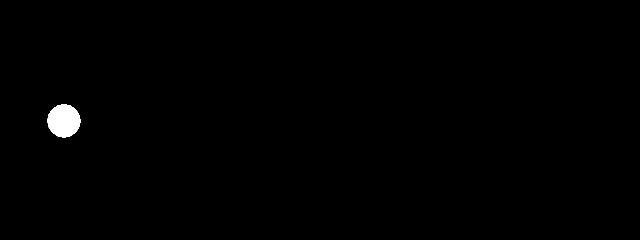
Frame 1 (no input)
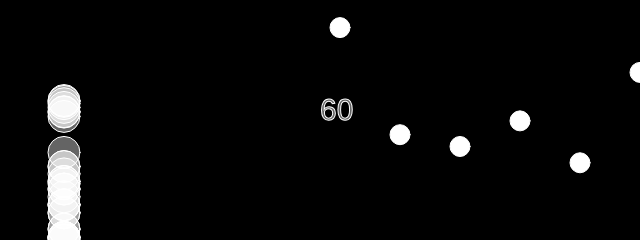
Frame 60 (no input)
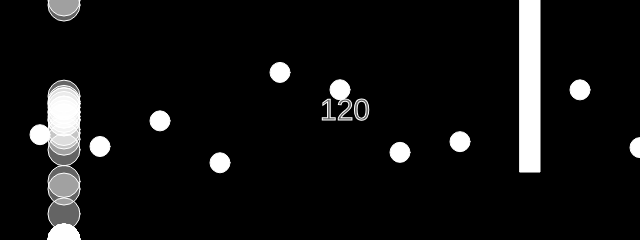
Frame 120 (the mouse pressed at the canvas centre since frame 60)

The p5.js sketch that drew these frames (run headless with seeded random() and noise() and a simulated clock; from frame 60 on, the mouse is pressed at the canvas centre):

// p5.js sketch
// ── sketch.js
// Daniel Shiffman
// http://codingtra.in
// http://patreon.com/codingtrain
// Code for: https://youtu.be/cXgA1d_E-jY&


var bird;
var birds = [];
var pipes = [];
var coins = [];
var oneNum = [];
var proArr = [];
var weightArr = [];
var temp = [];
var maxOne = 0;
var maxIndex = 0;
var weightSum = 0;
var maxPoint = 0;
var maxPointIndex = 0;
var j = 0;
var k = 0;
// var mapPipe = [];
var index;

var count = 0;

var randP;
var testset = 10;
/////////////////////////////////////////////////////////
var birdNum = 30;
var birdLength = 10000;
// 建立二維陣列 solutionNum  鳥->【10】 基因->【1000】
var solutionNum = new Array(birdNum);

var flag = 0;
for (let i = 0 ; i < birdNum ; i++) {
  solutionNum[i] = new Array(birdLength);
}
// 初始1數量
for (let i = 0; i < birdNum; i++)
{
  oneNum[i] = 0;
}

var slider;

function setup() {
  frameRate(60);
  createCanvas(640, 240);
  for (let i = 0; i < birdNum; i++)
  {
    birds[i] = new Bird(i);
  }
  // 創造十組 基因
  for (var ii = 0; ii < birdNum; ii++)
  {
    for (var jj = 0; jj < birdLength; jj++)
    {
      solutionNum[ii][jj] = getRandom(0, 2);
    }
    birds[ii].path(solutionNum[ii]);
    
  }

  // pipes.push(new Pipe());
  slider = createSlider(1, 50, 1);
  textSize(30);
  textAlign();
}

var pipeScore = [];
for (let birdIndex = 0; birdIndex < birdNum; birdIndex++)
{
  pipeScore[birdIndex] = 0;
}

var savedBirds = [];
var savedtemp = [];
var saveIndex = 0;
var countTime = 0;
var iteration = 0;
var st = 0;
var st2 = 0;
/////////////////////////////////////////////////////////////////////// draw ///////////////////////////////////////////////////////////////////////////////////////////////
function draw() {
  background(0);

  for (let n = 0; n < slider.value(); n++)
  {
    
    countTime++;
    text(countTime, width / 2, height / 2);
  
    for (var i = pipes.length-1; i >= 0; i--) {
      pipes[i].update();
      // st = 0;
      for (let birdIndex = birds.length - 1; birdIndex >= 0; birdIndex--)
      {   
        if (pipes[i].hits(birds[birdIndex]) || countTime == birdLength)
        // if (pipes[i].hits(bird) || countTime == birdLength)
        {
          birds[birdIndex].passPoint(countTime);
          // savedtemp[st] = birdIndex;
          // console.log(st);
          savedtemp[st2] = birds[birdIndex].indexBird;
          // console.log(savedtemp[st2]);
          savedBirds.push(birds.splice(birdIndex, 1)[0]);
          // savedBirds[birdIndex] = birds[birdIndex];
          // birds.splice(birdIndex, 1);
        }
        st2++;
      }
      // for (let sj = birds.length - 1; sj >= 0; sj--) {
      //   if (pipes[i].hits(birds[sj])) {
      //     savedBirds.push(birds.splice(sj, 1)[0]);
      //   }
      // }
    }

    for (var i = coins.length-1; i >= 0; i--) {
  
      coins[i].update();
      
      for (let birdIndex = birds.length - 1; birdIndex >= 0; birdIndex--)
      {
        if (coins[i].hits(birds[birdIndex])) 
        {
          birds[birdIndex].coinPoint();
          // console.log("SCORE");
        }
      }
      // if (pipes[i].offscreen()) {
      // pipes.splice(i, 1);
      // }
    }
    for (let bird of birds)
    {
      bird.update();
    }
  
    if (countTime % 100 == 0 && countTime <= 10000) {
      pipes.push(new Pipe(indexTop[j], indexBottom[j]));
      j++;
    //   indexTop[count] = index.top;
    //   indexBottom[count] = index.bottom;
    //   count++;
    }

    if (countTime % 100 != 0 && countTime <= 10000 && countTime % 10 == 0) {
      coins.push(new Coin(coinY[k]));
      k++;
      // coinY.push(index.top);
    //   indexTop[count] = index.top;
    //   indexBottom[count] = index.bottom;
    //   count++;
    }
    
   for(let bird of birds)
   {
    if (bird.pathArr[countTime + 0] == 1 && bird.pathArr[countTime + 1] == 1 && bird.y == 240 && flag == 0) 
    {
      bird.up();
      // console.log(countTime);
      // testset = testset + 20;
      // if (bird.pathArr[countTime + 3] == 1) 
      // {
      //   bird.up();
      //   // testset = testset + 20;
      // }
      flag++;
    }  
    if(bird.pathArr[countTime + 2] == 2 && bird.pathArr[countTime + 3] == 2 && bird.y > 220 && flag == 1)
    {
      bird.up();
      flag = 0;
    }
    flag = 0;
 
   } 
   // 死掉 ////////////////////////////////////
   if(birds.length == 0 || countTime == birdLength)
   {
     
      // if(iteration == 300)
      {
        for(let i = 0; i < birdNum; i++)
        {
          if(savedBirds[i].point > maxPoint)
          {
          maxPoint = savedBirds[i].point;
          maxPointIndex = i;
          }
        }
      console.log("Generations = " + iteration +" Coins = " + savedBirds[maxPointIndex].coinPointSum +" Distance = "  + savedBirds[maxPointIndex].frameCountScore + " Total Score = " + (savedBirds[maxPointIndex].frameCountScore + savedBirds[maxPointIndex].coinPointSum));
      document.getElementById("test").innerHTML = "Generations = " + iteration + "<br>"+ "<br>" +"Coins = " + savedBirds[maxPointIndex].coinPointSum + "<br>"+ "<br>" +" Distance = "  + savedBirds[maxPointIndex].frameCountScore + "<br>"+ "<br>"+ " Total Score = " + (savedBirds[maxPointIndex].frameCountScore + savedBirds[maxPointIndex].coinPointSum);
      }
      
    
      j = 0;
      k = 0;
      //testset = 10;
      coins.splice(0, coins.length);
      pipes.splice(0, pipes.length);
    
      ga(iteration,countTime, savedtemp); 
      countTime = 0;
      savedBirds = [];
      savedtemp = [];
      st = 0;
      st2 = 0;
      maxPoint = 0;
      maxPointIndex = 0;
      for (let i = 0; i < birdNum; i++)
      {
        birds[i] = new Bird(i);
        birds[i].path(solutionNum[i]);
      }
      iteration++;
   }
  }
  
  // text(frameCount, width / 2, height / 2);
  for (var i = pipes.length-1; i >= 0; i--) 
  {
    pipes[i].show();
  }
  for (var i = coins.length-1; i >= 0; i--) 
  {
    coins[i].show();
  }
  for (let bird of birds)
  {
    bird.show();
  }
}











// ── bird.js
// Daniel Shiffman
// http://codingtra.in
// http://patreon.com/codingtrain
// Code for: https://youtu.be/cXgA1d_E-jY&

function Bird(i) {
  this.y = height/2;
  this.x = 64;
  this.gravity = 1;
  this.lift = -30;
  this.velocity = 0;
  this.indexBird = i;
  this.frameCountScore = 0;
  this.coinPointSum = 0;
  this.point = 0;
  this.pathArr = [];
  this.show = function() {
    stroke(255);
    fill(255, 100);
    ellipse(this.x, this.y, 32, 32);
  }
  this.path = function(arr) {
    this.pathArr = arr;
  }

  this.up = function() {
    this.velocity += this.lift;
  }

  this.coinPoint = function() {
    this.coinPointSum += 50;
    this.point += 50;
  }

  this.passPoint = function(fc){
    this.frameCountScore += fc; 
    this.point += fc;
  } 

  this.update = function() {
    this.velocity += this.gravity;
    this.velocity *= 0.9;
    this.y += this.velocity;

    if (this.y > height) {
      this.y = height;
      this.velocity = 0;
    }

    if (this.y < 0) {
      this.y = 0;
      this.velocity = 0;
    }

  }

}

// ── coin.js
// Daniel Shiffman
// http://codingtra.in
// http://patreon.com/codingtrain
// Code for: https://youtu.be/cXgA1d_E-jY&

function Coin(t) {
  this.spacing = 100;
  this.top = t;
  // this.top = t;
  // this.bottom = b;
  this.x = width;
  this.w = 20;
  this.speed = 6;

  this.highlight = false;

  this.hits = function(bird) {
    if (bird.y >= this.top - 20 && bird.y <= this.top +20) {
      if (bird.x > this.x && bird.x < this.x + this.w){
        this.highlight = true;
        return true;
    }
  }
    this.highlight = false;
    return false;
  }

  this.show = function() {
    fill(255);
    if (this.highlight) {
      fill(255, 0, 0);
    }
    ellipse(this.x, this.top, this.w, this.w);
    // rect(this.x, 0, this.w, this.top);
    // rect(this.x, height-this.bottom, this.w, this.bottom);
  }

  this.update = function() {
    this.x -= this.speed;
  }

  this.offscreen = function() {
    if (this.x < -this.w) {
      return true;
    } else {
      return false;
    }
  }


}

// ── ga.js
function getRandom(min,max){
    return Math.floor(Math.random()*(max-min+1))+min;
  };
  var wheel;
  var wheelSum = 0;
  var wheelChoose = [];
  var chooseBit = 0;
  var chooseBitTemp = [];
  var minOne = 9999;
  var minTwo = 9999;
  var minOneIndex;
  var minTwoIndex;
  var randmutation = 0.3;
  var mutationRanBit = 0;
  var mutationRanBit2 = 0;
  var temp2 = [];
  
  
  function ga(iteration,countTime, savedtemp){
    // console.log(savedtemp);
    // 創造染色體
    // console.log(solutionNum[0]);
    // 計算1的數量->計算得分
  
   for (let i = 0; i < birdNum; i++)
    {
      for (let j = 0; j < birdLength; j++)
      {
        if(solutionNum[i][j] == 1 && iteration == 0)
        {
          oneNum[i]++;
        }
      }
      if(iteration > 0)
      {
        oneNum[savedtemp[i]] = savedBirds[i].point;
      }
      // console.log(oneNum[i]);
    } 
    // 選兩個最爛的1
    for (let cp = 0; cp < birdNum; cp++)
    {
      if(oneNum[cp] < minOne)
      {
        minOne = oneNum[cp];
        minOneIndex = cp;
      }
    }
    // 選兩個最爛的2
    for (let cp = 0; cp < birdNum; cp++)
    {
      if(oneNum[cp] < minTwo && oneNum[cp] > minOne)
      {
        minTwo = oneNum[cp];
        minTwoIndex = cp;
      }
    }
  
    // 排序十組
    if( iteration ==  0)
    {
      for (let i = 0; i < birdNum; i++)
      {
        maxOne = 0;
        for(let j = 0; j < birdNum; j++)
        {
          if (oneNum[j] > maxOne)
          {
            maxOne = oneNum[j];
            maxIndex = j;
          }
        }
        oneNum[maxIndex] = 0;
        // temp == 排序完十組
        temp[i] = solutionNum[maxIndex];
      }
    }
  
    // 排序分數 第二代後執行
    if( iteration > 0)
    {
      for (let i = 0; i < birdNum; i++)
      {
        maxOne = 0;
        for(let j = 0; j < birdNum; j++)
        {
          if (oneNum[j] > maxOne)
          {
            maxOne = oneNum[j];
            maxIndex = j;
          }
        }
        // temp == 排序完十組
        temp2[i] = oneNum[maxIndex];
        oneNum[maxIndex] = 0;
      }
    }
  
  
  
  
    // 重算temp 內的 基因1的個數
    for (let i = 0; i < birdNum; i++)
    {
      for (let j = 0; j < birdLength; j++)
      {
        if(temp[i][j] == 1 && iteration == 0)
        {
          oneNum[i]++;
        }
      }
      if(iteration > 0)
      {
        oneNum[i] = temp2[i];
      }
      // console.log(oneNum[i]);
    }
  
  
  
    // 給十組權重 = weightArr
    weightSum = 0;
    for (let i = 0; i < birdNum; i++)
    {
      if(iteration == 0)
      {
        weightArr[i] = (1000000 - 10000*i) * (oneNum[i] / 10);
        weightSum = weightSum + weightArr[i];
      }
      else
      {
        weightArr[i] = (30 - 2*i) * 10 * oneNum[i];
        if((30 - 2 * i) > 0)
        {
          weightSum = weightSum + weightArr[i];
        }
        else
        {
          weightArr[i] = 1;
        }
      }
    }
  
    for (let i = 0; i < birdNum; i++)  
    {
      proArr[i] = weightArr[i] / weightSum;
    }
  
    
    // 輪盤 選兩組出來
    for (var kW = 0; kW < 2; kW++)
    {
      wheel = Math.random(0, 1);
      // console.log(wheel);
      
      for (var jW = 0; wheel > 0; jW++)
      {
        wheel = wheel - proArr[jW];
      }
      // console.log(jW - 1);
      if(iteration == 0)
      {
        wheelChoose[kW] = temp[jW - 1];
      }
      else
      {
        wheelChoose[kW] = temp2[jW - 1];
      }
      // console.log(jW);
    }
    // chooseBit 後面的 做crossover 
    // chooseBit = getRandom(0, birdLength - 1);
    chooseBit = getRandom(countTime-60, countTime);
    if(iteration == 0)
    {
      wheelChoose[2] = temp[2];
    }
    else
    {
      wheelChoose[2] = temp2[2];
    }
    
    
    for (let x = chooseBit; x < birdLength; x++)
    {
        wheelChoose[2][x] = wheelChoose[0][x];
        wheelChoose[0][x] = wheelChoose[1][x];
        wheelChoose[1][x] = wheelChoose[2][x];
    }
    // console.log(chooseBitTemp);
  
    // 塞回最爛的兩個
    solutionNum[minOneIndex] = wheelChoose[0];
    solutionNum[minTwoIndex] = wheelChoose[1];  
    
  
    // mutation 
    for (let randx = 0; randx < birdNum /*&& randx > countTime - 50*/; randx++)
    {
      //if(randmutation > Math.random()) <-- 必定mutation
      {
        // 變 20 個bits
          mutationRanBit = getRandom(countTime-40, countTime);
          mutationRanBit2 = getRandom(0, 2);
          for (let randy = 0; randy < 10; randy++)
          {
            solutionNum[randx][mutationRanBit + randy] = mutationRanBit2;
          }
  
      }
    }
  }
// ── main.css
body {
    margin: 10px auto;
    background: rgb(236, 187, 95);
}

.p5Canvas{
    border: 5px solid rgb(238, 203, 8);
    background: rgb(235, 212, 171);
    width: 660px;
    height: 630px;
    padding: 20px;
}

.bg{
    border: 5px solid #ce4712;
    background: rgb(234, 235, 171);
    width: 150px;
    height: 240px;
    padding: 20px;
    position:absolute;
    right:30px;
}
// ── map.js
var indexTop = [172.03553662391334,74.29983849499841,151.68663912059617,137.53019752910657,67.9945208470595,96.90465061301133,111.12775132390865,28.103254304345242,133.55261151375348,119.44265650697538,92.90194258564026,75.54997826872331,101.76057208935241,75.74120544815742,109.5472208202035,127.22115500966567,134.7186389028698,69.2981209517226,126.54955529332881,37.77349419259686,96.89563371317465,130.8603064786125,75.05076546126932,166.79586437859157,86.93387700800687,130.04038228398844,59.76545129643419,91.94232915199291,107.86031246878099,111.13543378928995,139.8949744245176,138.44075348364134,113.84892616338479,137.13542109455244,62.15279446563766,150.75073548843613,141.00395827356945,129.1054295169737,149.85940223936632,92.93821497957029,75.7833077169528,34.91465048361242,148.22888402019996,41.76139773062207,60.15389798340532,143.7079363317872,158.84867399753202,99.69309600213009,129.12620657601184,83.24620635528743,67.18190199416964,43.58600705420404,116.04474957413409,95.61408556441205,50.31682624070463,163.12720637608578,129.78404001529606,106.58523084072762,154.94884392417148,26.12099324622509,117.66632574739202,34.432020380656674,30.458786182813462,98.79952427426107,58.3034855924085,113.54497603649108,21.583607973861056,42.95529750134623,107.60732010741599,170.9011526314872,117.41721917082114,148.62426097599524,130.53989222720753,52.08540545988935,68.53580103344825,59.80776319718746,33.08785251631072,36.37783419042936,179.10608174898942,139.6575805423451,165.4383976250652,95.44470186989471,52.0783546074248,70.84058960813174,130.94810154736905,179.8167633569709,167.14061061743672,85.84824543541328,140.94774750637066,34.61505411113347,147.28803853013767,31.618229029045928,146.55548239205143,61.89198702032943,83.93428677253993,57.12682948759994,158.3474064220837,148.7475046337093,169.15258392722396,102.15489627114434];
var indexBottom = [-52.035536623913345,45.700161505001574,-31.68663912059617,-17.530197529106573,52.005479152940495,23.095349386988687,8.872248676091345,91.89674569565477,-13.552611513753476,0.5573434930246322,27.098057414359744,44.450021731276706,18.239427910647578,44.258794551842584,10.452779179796494,-7.221155009665665,-14.718638902869799,50.70187904827742,-6.549555293328808,82.22650580740316,23.104366286825353,-10.8603064786125,44.94923453873068,-46.795864378591546,33.066122991993126,-10.040382283988436,60.23454870356579,28.057670848007092,12.13968753121901,8.864566210710052,-19.894974424517613,-18.440753483641345,6.151073836615211,-17.13542109455244,57.84720553436233,-30.750735488436135,-21.003958273569452,-9.105429516973686,-29.859402239366318,27.06178502042971,44.216692283047195,85.08534951638757,-28.228884020199956,78.23860226937794,59.84610201659467,-23.70793633178721,-38.848673997532046,20.30690399786991,-9.126206576011839,36.75379364471257,52.818098005830365,76.41399294579597,3.955250425865927,24.38591443558795,69.68317375929536,-43.12720637608578,-9.784040015296057,13.414769159272396,-34.948843924171484,93.87900675377492,2.3336742526079775,85.56797961934333,89.54121381718653,21.200475725738926,61.69651440759151,6.455023963508921,98.41639202613894,77.04470249865378,12.392679892583999,-50.90115263148721,2.5827808291788585,-28.62426097599524,-10.539892227207531,67.91459454011064,51.46419896655175,60.192236802812545,86.9121474836893,83.62216580957065,-59.106081748989425,-19.6575805423451,-45.43839762506519,24.555298130105285,67.92164539257521,49.15941039186828,-10.948101547369049,-59.81676335697091,-47.14061061743672,34.151754564586724,-20.94774750637066,85.38494588886653,-27.28803853013767,88.38177097095408,-26.55548239205143,58.108012979670576,36.065713227460066,62.873170512400065,-38.347406422083736,-28.747504633709298,-49.152583927223986,17.845103728855662];
var coinY = [27.59973091181152,134.69250376377488,146.48713006045935,120.86936686392299,162.77299042174934,72.40736177712527,89.75955666276522,152.3453509456027,141.66565887374705,89.87405769065052,147.6212299183142,177.26301851782566,68.05237735070736,136.0690700102918,108.84333576596487,107.73124186713453,105.29398992683983,59.38555204383661,61.370890522906016,93.23040835983451,167.16331216874633,171.79653976189985,46.48882298034312,68.77288033930853,110.30433565963051,119.22684197977031,140.29664626532568,117.1942615045781,109.03631578555377,149.6822710737842,76.53675284172245,48.15022885877667,102.88473039008643,154.14313310482896,122.50621722958596,29.24588176673815,125.51048542537171,157.5145329287909,124.31501047328805,96.2363817614995,174.6114761003109,125.18638900210067,128.5585584204071,150.80188428684414,111.145227937029,161.2777492313846,162.9791580840266,144.988627523501,146.80803133977477,138.0504550036034,167.46756776917508,44.357556247615584,108.93766904448718,139.89235098698396,88.83187671232427,142.35271086488066,110.89817498274016,129.39387851230578,72.72473779980149,119.0137175633021,71.68702308188323,28.308730243045375,110.26942846080239,160.53293698266964,88.3039428474761,102.00451006364709,162.79249266139067,136.46020629120375,156.96785964302944,166.2432009392332,40.186044170717885,145.11318218872006,34.07323851869464,109.38343575922775,152.50835996243376,66.0528769109709,96.68720060012184,74.02939598489944,41.62883865482559,60.98946016170743,162.3131084992643,100.06030639298157,62.618206532008536,102.53551961103742,128.891991229228,36.49465920884612,160.0483575688966,31.78836648673279,108.2762050590405,157.9931309193108,111.72407758840453,131.59883975324965,67.15832555457382,136.78028606915944,106.18891658602746,78.57458938144312,120.99423332417584,167.14349920006285,31.343771879486653,119.07803802782254,54.63250209992694,119.07993729468768,128.74404937599334,81.73384321752032,23.89722414535381,74.26906959584488,82.99642951335042,166.7989892509816,69.21375248900961,24.023228885372774,157.5257221494992,47.624987835952055,83.67455645256311,40.16362023104293,43.28314549376259,38.8357552340835,143.80246524130573,73.2983692843149,29.62326544032134,52.04357932542088,168.90447274779024,127.90533914118107,61.11675287132826,146.42164522121905,39.12198223849664,70.86815876824403,32.6287872909597,94.50477716183326,167.046156546497,98.42487104518884,52.65626210617775,126.75689488341256,179.8570514687562,43.54687576358099,85.67174341383006,119.07352179976591,55.82659813296775,63.78675236171887,138.9599180990932,59.68919335696658,80.11726155092805,31.017576311811652,32.06259510367694,130.59138671440482,53.720958959644385,149.29834543371607,135.01003765061085,83.59287406175305,44.94815784072394,28.70344755986526,99.7735850249532,26.820496965149196,160.43606921806008,116.60737683103233,161.3140836386647,68.2230035682074,50.27600521316508,67.89196386747285,105.86606902623632,89.77126437242543,35.70838927368438,60.76376376455926,172.46761594550452,141.8757372107262,153.317735622432,59.791415474655594,114.87183549894792,108.2309750683418,83.41134068255667,126.28689306359774,179.14015188056229,60.57498145920196,160.30632043027742,29.58807206936246,29.6990371259567,84.52166378030296,37.01006796670942,65.83189408287609,74.82349439187786,101.08645672852415,33.19600498384869,153.86344695986733,26.22119507030284,24.926812069077222,87.5412441809998,78.3400576313613,118.70660160866834,43.57860364471492,101.10821199203514,48.02041677062988,70.9155847954766,78.26557402368636,113.18999479176824,63.226042765323136,96.51908236487024,73.20219832263902,69.61899519499514,60.004355496980146,128.02468374608452,137.9063503956172,47.60355445410319,107.46696677005605,66.3030992302792,84.34394173931679,142.50404185827523,93.50671465942523,61.350478209934955,122.81441736543357,81.56136797032889,151.82623059114692,107.41728270827639,74.3112385156098,88.93380548364291,56.4169122962371,38.6251695279179,128.67880898826598,165.57960313103237,104.05444727037602,27.915008233430818,120.993846301606,108.5939431931665,114.00001005777244,168.585452296219,127.16512327434305,48.360031520182716,27.723189258638676,145.0332533500078,168.3999092242601,98.665987895948,85.45427263462142,148.44313729491742,36.38797308439251,147.80540673287697,65.49105871842085,25.052708396443357,153.40776306750993,176.82417210570742,149.72696066157553,49.840986339189826,115.05833567858997,117.72262900669531,132.37834390339887,90.06792780444627,145.97193336085513,35.87761206667533,35.203204805203754,52.90329378606106,87.51917369249784,122.92879075202035,162.79184675763344,106.44338209858503,115.58038643246744,34.48483979520823,20.409095030333404,114.24262056203808,123.01165005179288,173.63893090130406,121.31650828524322,75.56779974169982,160.71996896213548,176.588673835086,48.00586136281851,138.06989566541125,40.6821573669729,96.55162628907615,160.77455001462846,169.6390619998235,165.45388988467408,28.501988225517465,66.4099251765402,123.31209601721696,59.90225416902927,41.84338989902795,75.41195433944492,64.70999224656535,71.93981738616674,171.84629249606297,31.22441650234233,167.24145953305563,139.79355938469416,22.995653127946092,64.86488317388599,82.7447157655102,82.77559815801503,34.18609787899069,77.23030398249144,30.33337337299855,172.3769516371886,60.60663051158507,152.9983985754301,176.60771240671664,85.26983784051666,172.1330715407384,21.191360568778634,131.23014952810104,22.932886230176983,59.0696248237877,172.6300943838354,60.781227275255816,165.31792383898255,57.25630895285448,163.00617633887038,152.89089291910474,146.38656574090365,65.7429569702574,95.58614700797446,88.89303155330037,34.89085362341882,177.2932912603473,139.73648696569458,53.549946663380794,124.46256973592088,81.13216305213676,153.79366047619095,63.568114222578025,178.40342689251227,103.57840228439173,165.62518252396657,94.30921750976023,116.4178661727248,65.66586775269457,109.25331813115719,80.76421073869305,107.32531341233977,24.255486228530465,59.36057538323979,111.58807119339843,85.62791388046404,121.95957844424093,153.31234212478674,27.605084946018756,139.75891880534016,27.876543937064397,52.30743910112327,28.757367265744094,151.5260112108706,44.45737803932687,127.78673836196529,56.77176844364752,118.79301135924902,135.77553018747838,178.14506248689455,121.83390410433148,74.45603952292811,33.043286879808846,106.9557108195653,61.3254552143551,83.49295948900019,127.56854143586634,37.24610940167736,121.83542411178149,87.64621309953253,133.23529845164515,25.096184104267145,98.24107648036829,124.37699929113148,21.027714874295107,149.83153172726765,129.28627735171472,56.75350872315246,111.68752287594072,99.26413601213935,170.42801117947033,127.11029329275377,40.89991530389771,104.91550548405442,83.11275022783559,51.79010048358542,104.21754483843938,161.35090045886332,121.08766913733135,164.12808694357736,52.36109650705476,102.28762320844868,48.67184860216799,116.20220598612465,89.14403636552248,92.54071260740531,116.5407907345801,162.73121590796893,146.02275308555747,80.5646381605942,165.84341526862747,73.95116567031579,29.26442517723647,171.95470181303992,172.35021696914475,66.36673118173107,176.55342302079475,141.83955092993855,168.34592505105664,73.56413797266022,123.5066817298241,67.12434256735094,158.4135856887454,175.6273543138115,47.42855291054667,172.60757567634295,160.61766141625154,24.251462378745323,107.90505249635721,161.0847362749396,67.72264728399357,95.88787304349299,171.72874184265592,101.03597105869622,148.84263074389725,101.5710601996421,176.24907891085232,162.25531763626833,31.54621184716376,75.86625400937294,104.56351848976652,67.90524620867114,66.9792395781733,119.95767508751186,76.13413908198137,72.23113221570976,145.71548010349773,37.0905782226518,72.76919410197557,136.61798399889494,94.99221034471987,72.98123157795646,131.87861681767686,82.1589568770597,72.90524518601316,125.11798142513129,162.98786344531024,67.20205362488656,45.396681418658886,83.36437272073518,155.34386646785765,158.3890004143471,64.23187756142532,93.28781000676929,143.91567153974097,162.92689023072757,140.30933160906417,136.147968547391,87.42630141129908,130.52818093062388,45.873597187117774,155.1526690656474,65.6602615366343,94.82288170831758,47.79567858204455,136.9754386621591,142.4045625726612,179.480276693039,76.34693089610096,35.02248997465436,94.72303790045167,53.6617155641866,34.24513493656299,40.51477460302017,90.81324155124676,158.06422333959205,77.643584129574,149.69141522999803,86.12835273502242,40.958239964773604,124.64025372023009,99.57160902795269,64.62731595008229,75.96207393269879,94.15564360428138,120.02122038176879,134.30106824373948,85.53272367026909,51.1706721702436,104.33793782875998,64.46657061883592,82.5376443455342,31.89772010888788,32.83068444621268,120.25895415926942,52.144740925032416,105.58489038984924,70.85059962172224,23.568436803244097,57.64452761588334,153.2834610943706,37.16472521803823,164.92389990686144,95.81206365331897,174.698948807483,119.22607129581439,121.54374683222483,92.22864740831344,114.52820351991636,47.60835234135122,95.17453695341953,81.60612515956963,20.744878940664258,165.21522182419199,76.05734906550602,62.16895957042617,42.87336813797534,105.27622100478052,161.53938879232032,118.34377224499526,134.9578244057435,99.04467260916775,174.0146531903933,67.16545640957797,167.82330167441194,77.01011633662354,37.16510152610201,36.56979283415261,126.43035260900461,31.990998081447408,84.68522772922495,80.29870473101798,69.01200429448167,46.04343471888029,50.454317888380054,74.73234761597351,49.946253643958585,32.997040024098396,171.1166151552358,101.3367920465561,23.121765021047658,166.09361762320137,111.16753553013119,174.59920042955207,156.2352132413615,61.34461257750882,139.28877152613728,125.43476732681074,81.63294709823624,80.94933865167181,125.57770533518557,152.8312705409703,86.21240776838573,114.96538479074715,21.71701407016215,156.79598447443317,149.8959940456203,141.45738298953762,160.4762422796858,98.30071335655074,123.20351068994547,116.6802074642442,98.16288490765783,101.04323194029237,40.375611501928574,48.333502740025516,71.406352486432,170.40119772260508,44.598238893498454,34.32874210710292,105.24209453412865,46.56651884777485,24.564698166048125,101.69410105617271,88.32292382868116,153.79297688286334,66.1444941521686,96.46901787821758,56.563893039118014,127.7448639824571,80.96624310574893,67.29489373162075,67.35878720123438,86.2389643183806,109.59658961030104,119.00122390427725,106.66933744078023,60.13806022402022,147.2430992888772,78.20872951656028,145.6368899112844,152.24690018179413,70.3809793295066,34.60505637169561,77.77834838880615,88.9394305373209,169.48999144619557,145.4653413489957,99.16372963952014,107.67553763938992,116.55951325321354,63.10587545886076,20.484940875360955,157.46689045530593,32.93464774336247,48.9257217221601,38.421519365102625,107.19544833462962,63.657871717657315,29.663691608978304,160.1157124722478,63.42154816734599,125.54855575566172,174.723275625106,152.51511658775823,171.24751705399387,31.476883265484155,145.70606548435566,133.65259994917938,37.379997314356004,140.09259091325674,20.105498058378224,22.362115465333083,156.39854146644865,22.447640453959856,119.29575495705237,122.67843674762837,108.81202135697883,159.8119155976951,122.55443496569742,145.242959544255,173.47692983550297,47.97845968518942,81.25096763130095,44.820984114509166,49.7769434803304,28.64015622094488,144.18985163897577,84.09983976977526,102.22856377784211,27.82378246830458,26.83268591605419,98.29014742094358,84.81807828656208,94.73950247385051,176.8115027824446,102.17825040592466,84.90413891189189,59.88926758009246,23.798733899941205,28.37126170446968,67.09829257063404,163.7090360268619,153.92109818350818,105.35233938874282,171.34637213809077,169.49797790651516,163.73535221541215,85.18618700952509,31.795418218647384,48.326937538131176,98.94594683240581,92.61072450769458,22.804013342133587,78.17007402062032,92.43196804396426,111.1935446797608,32.185354018575296,133.46117430309945,165.7471906966968,64.18832972881617,33.60557036620552,144.38061866595694,130.3119542243687,141.22950960246618,145.8028513321881,126.30056171185959,105.3288826238446,33.36035191618869,78.01785954812746,179.26486428091752,52.853347553778995,88.50732146722763,41.661557826623756,151.36848156220003,175.0880242951738,161.1104735598986,159.5371585061921,58.16236522394707,177.39935112056918,49.12319006432959,56.16666649109284,121.70293256539568,30.45268601776005,147.34244599236743,178.0796462236653,90.20556025387357,70.3401348141156,133.332378085327,65.99749895023822,102.09668156423615,62.398176869739856,107.9165951338721,157.7628715711823,98.61336089937957,80.59142599400161,160.64466448099282,43.32309042433046,107.01820965038226,41.795233380214896,131.22107488228568,158.4287706069173,153.88214497476082,54.9082419695732,123.07644404475286,99.49563831304499,23.176095395452982,35.970714364707064,97.92191268575372,35.264997281467956,155.6605051980003,68.28829136602309,39.76273624778006,119.4100151823087,161.24460946216928,28.429230716791345,139.84825754566458,121.98223245066522,72.63359612683675,123.16897567183752,135.72707134500598,74.33058342606896,33.06652033133602,144.1511252992966,82.96883989479113,107.0783264351088,67.40617068794518,115.22494024323802,97.64367301000433,76.22357099028001,34.21114351222634,131.54844263214332,54.264365589518704,176.09515170807126,123.62963518969164,51.747311262221096,108.26790051527915,58.999345344711,138.36494094003612,130.52133946262717,87.09973148413152,27.824379731090225,177.48454303518167,137.89858429643516,152.5791850297958,102.97439428085238,62.281045787776925,66.45730382576983,81.59600105108169,91.24354072966462,44.42423257183879,131.26260555711542,149.1433593398957,33.11226668731454,46.22779754379355,160.25408897878197,67.36092385558837,46.58377484145291,97.92558892684215,33.396573311751325,88.37772404043598,171.36227683323511,92.5617965553753,60.38735916207802,94.63115868842567,69.47565257577449,47.931958805170325,92.83474140363289,121.78743324417148,116.76546666959013,150.9012205521101,116.24545710977034,64.173871139858,130.9784959919487,93.59349116268106,108.63077714119638,43.943135607889765,45.39170288483305,29.373607640158923,107.27170333191843,32.140743001810925,62.4391146871217,116.30509134534609,126.12195414776625,165.88592251525782,119.6925329520275,80.90112862000915,25.786074973460806,81.48861008271953,114.81967900598138,27.428760395037948,110.23588360913206,161.5448941057049,100.7778539621961,61.74423467719379,93.77183362739189,98.17680909055042,176.03860756051918,80.34482748747774,77.25675126312709,128.28211628455057,66.78593593320215,161.36657757347842,42.5739011850483,153.81918074030196,171.79815298962697,26.415008213175746,90.25548046797792,54.43319896144299,121.17560297878296,40.27781273815979,37.445919102126304,41.79006764817135,169.1000145474916,126.88763499597582,145.94909642130074,98.80804274882884,97.55015935971812,33.84428864449795,47.37596803172771,62.43298516121133,30.1644796443955,60.484124674030646,116.49888596520562,76.22530962055379,116.00071624200606,36.85264308782287,95.87999705847619,91.89089487453015,134.4042919125178,142.9439163745836,96.73778604537631,153.72412529050266,177.04701099211178,169.9490881967729,122.06977306941116,179.3896016522569,43.92784185942407,102.51782158681078,47.38972735505822,58.1032290411115,87.92977300174624,25.613009388365917,22.075107626981954,33.04756397692195,34.07032408276546,87.79400449931046,63.230366692966875,155.1566303578053,101.07414460645614,34.979883283433075,48.73139826349977,30.75907075583551,77.0675354824306,124.01032039020964,20.926515093542903,113.31037896528568,50.827744408506064,99.13558680719757,20.897909300706026,58.63592640594824,130.59996696514565,56.12534917201433,143.10272039429705,153.4621623505156,108.20998403185786,143.99493446942242,64.75523090834886,58.333182086617725,127.83206628832616,44.395517619970484,27.092313829673493,43.70235308535861,73.0245171726622,55.922608991225324,82.1173488198153,27.73178743329389,33.38725047852886,73.14114184672957,101.0533667922252,37.2097741907384,119.06412084150098,47.15930539585656,132.48233840226544,124.50264451812873,115.98441223604951,31.204227156158915,89.61202436102063,112.39621977120699,105.71856421018822,112.84966695065992,141.50235810289612,166.8190142516308,153.9508246525944,35.38934976916224,72.58097849217833,51.81790339496249,148.739961027868,156.64112371951472,113.76564524394612,114.07354465112195,118.17097884143976,151.06521324315676,113.58197876181447,25.748640093339326,68.72129093796818,34.85520027637438,164.0612933269965];
// ── pipe.js
// Daniel Shiffman
// http://codingtra.in
// http://patreon.com/codingtrain
// Code for: https://youtu.be/cXgA1d_E-jY&

function Pipe(t, b) {
  this.spacing = 100;
  // this.top = random(height / 12, 3 / 4 * height);
  this.top = t;
  // this.bottom = height - (this.top + this.spacing) -20;
  this.bottom = b;
  this.x = width;
  this.w = 20;
  this.speed = 6;

  this.highlight = false;

  this.hits = function(bird) {
    if (bird.y < this.top || bird.y > height - this.bottom) {
      if (bird.x > this.x && bird.x < this.x + this.w) {
        this.highlight = true;
        return true;
      }
    }
    this.highlight = false;
    return false;
  }

  this.show = function() {
    fill(255);
    if (this.highlight) {
      fill(255, 0, 0);
    }
    rect(this.x, 0, this.w, this.top);
    rect(this.x, height-this.bottom, this.w, this.bottom);
  }

  this.update = function() {
    this.x -= this.speed;
  }

  this.offscreen = function() {
    if (this.x < -this.w) {
      return true;
    } else {
      return false;
    }
  }


}
